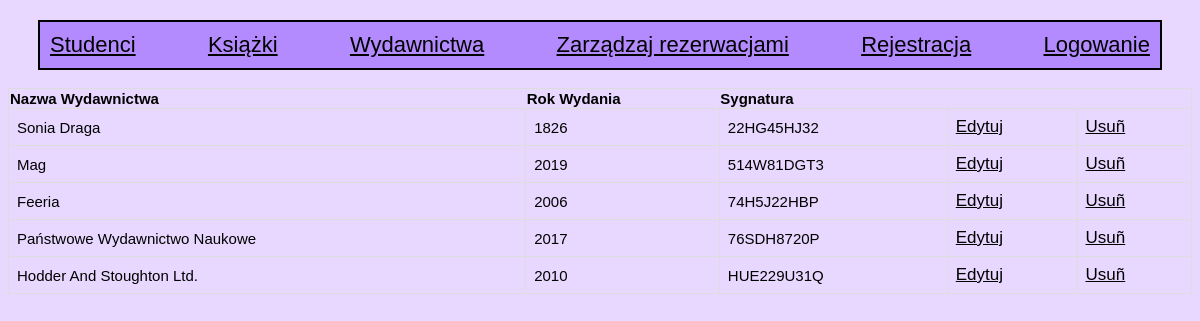
/szukaj_egzemplarz.php, run on the app's committed database.
### tables this page shows
CREATE TABLE egzemplarz (
id_egz INT(10) NOT NULL AUTO_INCREMENT,
dzielo_id INT(10) NOT NULL,
wyd_id INT(10) NOT NULL,
rok_wydania INT(10) DEFAULT NULL,
sygnatura VARCHAR(20) NOT NULL UNIQUE,
CONSTRAINT dzielo FOREIGN KEY (dzielo_id) REFERENCES dzielo(id_dzielo) ON UPDATE CASCADE,
CONSTRAINT wydawnictwo FOREIGN KEY (wyd_id) REFERENCES wydawnictwo(id_wyd) ON UPDATE CASCADE,
PRIMARY KEY (id_egz),
CONSTRAINT unEgz UNIQUE (dzielo_id, wyd_id)
 );

CREATE TABLE wydawnictwo (
id_wyd INT(10) NOT NULL AUTO_INCREMENT,
nazwa_wyd VARCHAR(100) NOT NULL,
PRIMARY KEY (id_wyd)
 );

### szukaj_egzemplarz.php (the view, shortened to what this page needs)
<?php
include 'widok.php';
$szukanie = $_POST['search'];
$szukanie = htmlentities($szukanie, ENT_QUOTES, "UTF-8");
require_once "dodatkowe.php";
$result = mysqli_query($link, sprintf("SELECT id_wyd,nazwa_wyd, egzemplarz.* FROM egzemplarz join wydawnictwo on id_wyd=wyd_id WHERE sygnatura like '%%%s%%' ORDER BY sygnatura",
mysqli_real_escape_string($link, $szukanie),
mysqli_real_escape_string($link, $szukanie))) or die($link->error);
?>
<div>
	<table id="egztable">
		<thead>
			<tr>
				<th>Nazwa Wydawnictwa</th>
				<th>Rok Wydania</th>
				<th>Sygnatura</th>
			</tr>
		</thead>
		<?php
			while ($row1 = $result->fetch_assoc()): ?>
		<tr><?php if (isset($_SESSION['zalogowano']) && $_SESSION['zalogowano'] == true) : ?>
			<td><?php echo $row1['nazwa_wyd']; ?></td>
			<td><?php echo $row1['rok_wydania']; ?></td>
			<td><?php echo $row1['sygnatura']; ?></td>
			<td><form method="POST" action="rezerwuj.php?id_egz=<?php echo $row1['id_egz'];?>"><input type="submit" name="rezerwuj" value="Rezerwuj"></form></td>
			<?php else: ?>
			<td><?php echo $row1['nazwa_wyd']; ?></td>
			<td><?php echo $row1['rok_wydania']; ?></td>
			<td><?php echo $row1['sygnatura']; ?></td>
			<td><?php echo "<a class=\"tytul\" href=\"edytuj_egzemplarz.php?id_egz={$row1['id_egz']}\">Edytuj</a>" ?></td>
			<td><?php echo "<a class=\"tytul\" href=\"usun_egzemplarz.php?id_egz={$row1['id_egz']}\">Usuñ</a>" ?></td>
			<?php endif; ?>
		</tr>
		<?php endwhile; ?>
	</table>
</div>

### style.css (style rules this page uses)
body { background-color: #e8d8ff; font-family: arial, sans-serif; }
table { font-family: arial, sans-serif; border-collapse: collapse; width: 100%; justify-content: space-between; }
thead,tr, td { border: 1px solid #dddddd; text-align: left; padding: 8px; font-size: 15px; }
a { color: black; font-size: 17px; }

### data on the page
egzemplarz: wyd.nazwa_wyd "Sonia Draga", rok_wydania "1826", sygnatura "22HG45HJ32"
egzemplarz: wyd.nazwa_wyd "Mag", rok_wydania "2019", sygnatura "514W81DGT3"
egzemplarz: wyd.nazwa_wyd "Feeria", rok_wydania "2006", sygnatura "74H5J22HBP"
egzemplarz: wyd.nazwa_wyd "Państwowe Wydawnictwo Naukowe", rok_wydania "2017", sygnatura "76SDH8720P"
egzemplarz: wyd.nazwa_wyd "Hodder And Stoughton Ltd.", rok_wydania "2010", sygnatura "HUE229U31Q"
